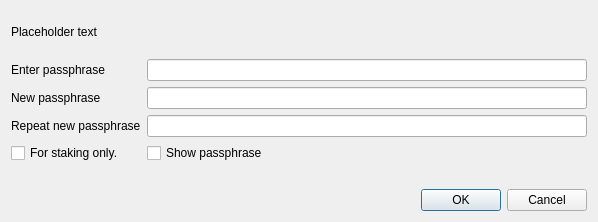
<?xml version="1.0" encoding="UTF-8"?>
<ui version="4.0">
 <class>AskPassphraseDialog</class>
 <widget class="QDialog" name="AskPassphraseDialog">
  <property name="geometry">
   <rect>
    <x>0</x>
    <y>0</y>
    <width>598</width>
    <height>222</height>
   </rect>
  </property>
  <property name="sizePolicy">
   <sizepolicy hsizetype="Preferred" vsizetype="Minimum">
    <horstretch>0</horstretch>
    <verstretch>0</verstretch>
   </sizepolicy>
  </property>
  <property name="minimumSize">
   <size>
    <width>550</width>
    <height>0</height>
   </size>
  </property>
  <property name="windowTitle">
   <string>Passphrase Dialog</string>
  </property>
  <layout class="QVBoxLayout" name="verticalLayout">
   <property name="sizeConstraint">
    <enum>QLayout::SetMinimumSize</enum>
   </property>
   <item>
    <widget class="QLabel" name="warningLabel">
     <property name="text">
      <string notr="true">Placeholder text</string>
     </property>
     <property name="textFormat">
      <enum>Qt::RichText</enum>
     </property>
     <property name="wordWrap">
      <bool>true</bool>
     </property>
    </widget>
   </item>
   <item>
    <layout class="QFormLayout" name="formLayout">
     <property name="sizeConstraint">
      <enum>QLayout::SetMinimumSize</enum>
     </property>
     <property name="fieldGrowthPolicy">
      <enum>QFormLayout::AllNonFixedFieldsGrow</enum>
     </property>
     <item row="0" column="0">
      <widget class="QLabel" name="passLabel1">
       <property name="text">
        <string>Enter passphrase</string>
       </property>
      </widget>
     </item>
     <item row="0" column="1">
      <widget class="QLineEdit" name="passEdit1">
       <property name="echoMode">
        <enum>QLineEdit::Password</enum>
       </property>
      </widget>
     </item>
     <item row="1" column="0">
      <widget class="QLabel" name="passLabel2">
       <property name="text">
        <string>New passphrase</string>
       </property>
      </widget>
     </item>
     <item row="1" column="1">
      <widget class="QLineEdit" name="passEdit2">
       <property name="echoMode">
        <enum>QLineEdit::Password</enum>
       </property>
      </widget>
     </item>
     <item row="2" column="0">
      <widget class="QLabel" name="passLabel3">
       <property name="text">
        <string>Repeat new passphrase</string>
       </property>
      </widget>
     </item>
     <item row="2" column="1">
      <widget class="QLineEdit" name="passEdit3">
       <property name="echoMode">
        <enum>QLineEdit::Password</enum>
       </property>
      </widget>
     </item>
     <item row="3" column="1">
      <widget class="QCheckBox" name="toggleShowPasswordButton">
       <property name="text">
        <string>Show passphrase</string>
       </property>
      </widget>
     </item>
     <item row="4" column="1">
      <widget class="QLabel" name="capsLabel">
       <property name="font">
        <font>
         <weight>75</weight>
         <bold>true</bold>
        </font>
       </property>
       <property name="text">
        <string/>
       </property>
       <property name="alignment">
        <set>Qt::AlignCenter</set>
       </property>
      </widget>
     </item>
     <item row="3" column="0">
      <widget class="QCheckBox" name="stakingCheckBox">
       <property name="toolTip">
        <string>Serves to disable the trivial sendmoney when OS account compromised. Provides no real security.</string>
       </property>
       <property name="text">
        <string>For staking only.</string>
       </property>
      </widget>
     </item>
    </layout>
   </item>
   <item>
    <widget class="QDialogButtonBox" name="buttonBox">
     <property name="orientation">
      <enum>Qt::Horizontal</enum>
     </property>
     <property name="standardButtons">
      <set>QDialogButtonBox::Cancel|QDialogButtonBox::Ok</set>
     </property>
    </widget>
   </item>
  </layout>
 </widget>
 <resources/>
 <connections>
  <connection>
   <sender>buttonBox</sender>
   <signal>accepted()</signal>
   <receiver>AskPassphraseDialog</receiver>
   <slot>accept()</slot>
   <hints>
    <hint type="sourcelabel">
     <x>20</x>
     <y>20</y>
    </hint>
    <hint type="destinationlabel">
     <x>20</x>
     <y>20</y>
    </hint>
   </hints>
  </connection>
  <connection>
   <sender>buttonBox</sender>
   <signal>rejected()</signal>
   <receiver>AskPassphraseDialog</receiver>
   <slot>reject()</slot>
   <hints>
    <hint type="sourcelabel">
     <x>20</x>
     <y>20</y>
    </hint>
    <hint type="destinationlabel">
     <x>20</x>
     <y>20</y>
    </hint>
   </hints>
  </connection>
 </connections>
</ui>
